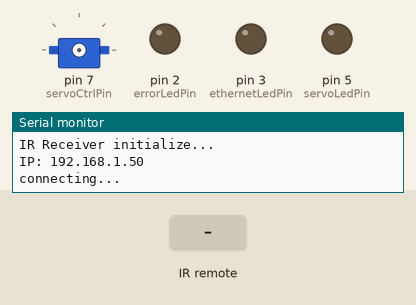
Simulated run of this sketch. Board: Arduino Uno, built with avr-gcc and run on an emulated ATmega328P. On the bench: servo, output pins drawn as LEDs (lit = HIGH), the last lines printed to the serial monitor. Inputs (shaded band) come from the test bench. WiFi joins after 1.5 s; servers stay silent unless stated; uploads are accepted with an empty reply.

Above: at 5.4 s.
5.5 s: infrared code 0xFD807F received
At 8.1 s:
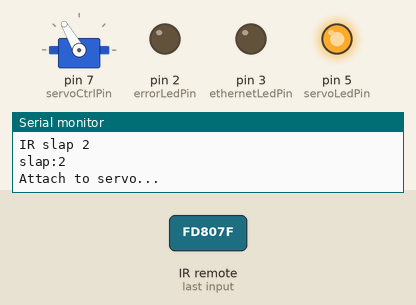
8.5 s: infrared code 0xFD28D7 received
At 9.7 s:
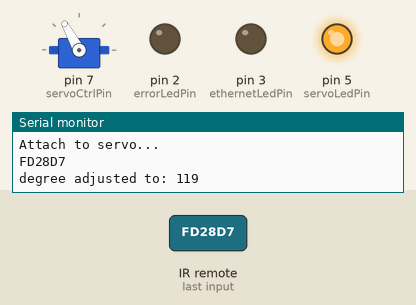
10.0 s: infrared code 0xFDA857 received
At 10.3 s:
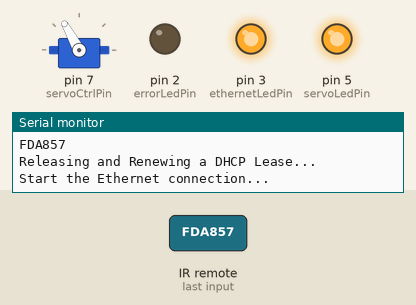
13.0 s: infrared code 0xFD00FF received
At 19.5 s:
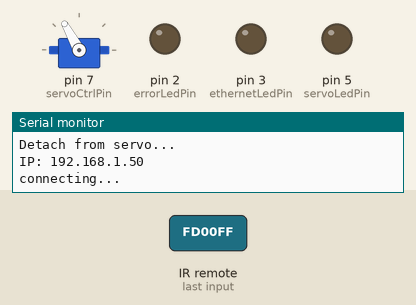
Timing chart, 0 to 20.1 s (numbered marks = the images above; inputs shaded):
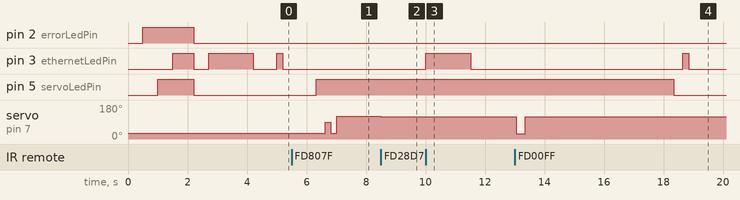

The sketch:

waiter_please_bot.ino
```cpp
#include <SPI.h>
#include <Ethernet.h>
#include <Servo.h>
#include <IRremote.h>

#define rc_btn_0       0xFDB04F
#define rc_btn_1       0xFD00FF
#define rc_btn_2       0xFD807F
#define rc_btn_3       0xFD40BF
#define rc_btn_4       0xFD20DF
#define rc_btn_left    0xFD28D7
#define rc_btn_right   0xFD6897
#define rc_btn_power   0xFDA857
#define rc_repeat      0xFFFFFFFF

// dump http content instead of evaluate. only for debug
const bool printResponseOnly = false;

const int servoCtrlPin    = 7; // servo controller pin
const int irRecvCtrlPin   = 6; // IR receiver receiver pin
const int servoLedPin     = 5; // servo moving indicator LED
const int ethernetLedPin  = 3; // ethernet working indicator LED
const int errorLedPin     = 2; // error indicator LED
const int initDeg = 120; // resting degree
int curDeg = initDeg; //current degree

// last time you connected to the server, in milliseconds
// delay between updates, in milliseconds
// the "L" is needed to use long type numbers
unsigned long lastConnectionTime = 0;
unsigned long lastServoShaftTime = 0;
const unsigned long postingInterval = 5L * 1000L;

// the full target url
char url[] = "http://httpbin.org:80/get?q=arduino&anyslap=1";
char * url_host;
int url_port;
char * url_path;

Servo myservo; //create servo object to control a servo
IRrecv irrecv(irRecvCtrlPin); // create instance of 'irrecv'
decode_results results;      // create instance of 'decode_results'

// have to assign a MAC address for your controller below
byte mac[] = { 0xDE, 0xAD, 0xBE, 0xEF, 0xFE, 0xED };
// set the static IP address to use if the DHCP fails to assign
IPAddress ip(192, 168, 0, 177);
// initialize the Ethernet client library
EthernetClient client;


// connect or reconnect to the Ethernet network
void ethernetConnect() {
  digitalWrite(ethernetLedPin, HIGH);
  Serial.println("Start the Ethernet connection...");
  if (Ethernet.begin(mac) == 0) {
    Serial.println("Failed to configure Ethernet using DHCP");
    // try to configure using IP address instead of DHCP:
    Ethernet.begin(mac, ip);
    digitalWrite(errorLedPin, HIGH);
  } else {
    digitalWrite(errorLedPin, LOW);
  }
  digitalWrite(ethernetLedPin, LOW);
  // print the Ethernet board/shield's IP address:
  Serial.print("My IP address: ");
  Serial.println(Ethernet.localIP());
}


void parseUrl() {
  char * pch;
  int i = 0;
  pch = strtok (url,":/");
  while (pch != NULL) {
    switch (++i) {
      case 2:
        url_host = pch;
        break;
      case 3:
        url_port = atoi(pch);
        break;
      case 4:
        url_path = pch;
        break;
    }
    pch = strtok (NULL,":/");
  }
}


// this method makes a HTTP connection to the server:
void httpRequest() {
  digitalWrite(ethernetLedPin, HIGH);
  // close any connection before send a new request.
  // This will free the socket on the WiFi shield
  client.stop();

  // print the Ethernet board/shield's IP address:
  Serial.print("IP: ");
  Serial.println(Ethernet.localIP());

  // if there's a successful connection:
  if (client.connect(url_host, url_port)) {
    Serial.println("connecting...");
    // send the HTTP GET request:
    client.print("GET /");
    client.print(url_path);
    client.println(" HTTP/1.1");
    client.print("Host: ");
    client.println(url_host);
    client.println("User-Agent: arduino-ethernet");
    client.println("Connection: close");
    client.println();
    digitalWrite(errorLedPin, LOW);
  } else {
    // if you couldn't make a connection:
    digitalWrite(errorLedPin, HIGH);
    Serial.println("connection failed");
  }
  // note the time that the connection was made:
  lastConnectionTime = millis();
  digitalWrite(ethernetLedPin, LOW);
}


int getHttpSlaps() {
  int slaps = 0;

  // if ten seconds have passed since last http request,
  // then do the request again and send data:
  if (millis() - lastConnectionTime > postingInterval) {
    httpRequest();
  }

  // if the client is available then read the stream
  if (client.available()) {
    if (printResponseOnly) {
      char contentBuffer[16];
      int readBytes;
      int i;
      while (client.available()) {
        readBytes = client.readBytes(contentBuffer, 15);
        for (i = 0; i < readBytes; i = i + 1) {
          Serial.write(contentBuffer[i]);
        }
      }
    } else {
      if (client.find((char*)"anyslap", 7)) {
        Serial.println("[http content found]");
        Serial.println("\treading client...");
        Serial.print("\t");
        while (client.available()) {
          char c = client.read();
          Serial.write(c);
          if (isDigit(c)) {
            slaps = c - '0';
            Serial.print("\n\tdigit found:");
            Serial.println(c);
            Serial.print("\tslap:");
            Serial.println(slaps);
            break;
          }
        }
      } else {
        Serial.println("[http content unmatched]");
      }
      Serial.print("slaps:");
      Serial.println(slaps);
      client.stop();
    }
  }
  return slaps;
}


unsigned long getIRCommand() {
  static unsigned long lastCommand = 0; // last IR command
  unsigned long currentCommand = 0; // current IR command
  if (irrecv.decode(&results)) { // have we received an IR signal?
    if (results.value != rc_repeat) {//repeat
      currentCommand = results.value;
      lastCommand = results.value;
    } else {
      Serial.println("repeat..");
      currentCommand = lastCommand;
    }
    irrecv.resume(); // receive the next value
    Serial.println(currentCommand, HEX);
  } else {
    currentCommand = 0;
  }
  return currentCommand;
}


void servoShaft(int angle) {
  if (!myservo.attached()) {
    digitalWrite(servoLedPin, HIGH);
    Serial.println("Attach to servo...");
    myservo.attach(servoCtrlPin);
    myservo.write(curDeg);
  }
  myservo.write(angle);
  // note the time that the connection was made:
  lastServoShaftTime = millis();
}


void doSlap(int slaps) {
  Serial.print("slap:");
  Serial.println(slaps);
  delay(50);
  servoShaft(curDeg - 90);
  delay(300);
  for(int i=1; i<slaps; i++){
    servoShaft(curDeg - 30);
    delay(200);
    servoShaft(curDeg - 90);
    delay(200);
  }
  servoShaft(curDeg);
  delay(300);
}


void setup() {
  // set up LEDs. greetings from the device
  pinMode(servoLedPin, OUTPUT);
  pinMode(ethernetLedPin, OUTPUT);
  pinMode(errorLedPin, OUTPUT);
  delay(500);
  digitalWrite(errorLedPin, HIGH);
  delay(500);
  digitalWrite(servoLedPin, HIGH);
  delay(500);
  digitalWrite(ethernetLedPin, HIGH);

  // Open serial communications
  Serial.begin(9600);
  Serial.println("\n      ( )");
  Serial.println("       H");
  Serial.println("       H");
  Serial.println("      _H_ ");
  Serial.println("   .-'-.-'-.");
  Serial.println("  /         \\");
  Serial.println(" |           |");
  Serial.println(" |   .-------'._");
  Serial.println(" |  / /  '.' '. \\");
  Serial.println(" |  \\ \\ @   @ / /");
  Serial.println(" |   '---------'");
  Serial.println(" |    _______|");
  Serial.println(" |  .'-+-+-+|");
  Serial.println(" |  '.-+-+-+|    Hello Peasants ");
  Serial.println(" |    \"\"\"\"\"\" |");
  Serial.println(" '-.__   __.-'");
  Serial.println("      \"\"\"\n\n");

  delay(500);
  digitalWrite(ethernetLedPin, LOW);
  digitalWrite(servoLedPin, LOW);
  digitalWrite(errorLedPin, LOW);
  delay(500);

  // Connect to ethernet
  ethernetConnect();
  parseUrl();

/*  Serial.println("Attach to servo...");
  digitalWrite(servoLedPin, HIGH);
  myservo.attach(servoCtrlPin);
  digitalWrite(servoLedPin, LOW);*/

  Serial.println("IR Receiver initialize...");
  irrecv.enableIRIn();

}


void loop() {
  //read slaps from http
  int slaps = getHttpSlaps();
  if (slaps) {
    Serial.println("HTTP slap");
    doSlap(slaps);
  }

  int command = getIRCommand();
  if (command != 0) {
    switch (command) {
      case rc_btn_left:
      case rc_btn_right:
        (command == rc_btn_left) ? (++curDeg) : (--curDeg);
        Serial.print("degree adjusted to: ");
        Serial.println(curDeg);
        servoShaft(curDeg);
        break;
      case rc_btn_power:
        // start the Ethernet connection:
        Serial.println("Releasing and Renewing a DHCP Lease...");
        ethernetConnect();
        break;
      case rc_btn_0:
        curDeg = initDeg;
        Serial.print("degree reseted to: ");
        Serial.println(curDeg);
        servoShaft(curDeg);
        break;
      case rc_btn_1:
        Serial.println("IR slap 1");
        doSlap(1);
        break;
      case rc_btn_2:
        Serial.println("IR slap 2");
        doSlap(2);
        break;
      case rc_btn_3:
        Serial.println("IR slap 3");
        doSlap(3);
        break;
      case rc_btn_4:
        Serial.println("IR slap 4");
        doSlap(4);
        break;
    }
    // avoid http "interruption" during remote control
    lastConnectionTime = millis();
    irrecv.resume(); //avoid long press repetition
  }

  // if ten seconds have passed since last servo shaft,
  // then let's detach from servo
  if ((millis() - lastServoShaftTime > postingInterval)
      && myservo.attached()) {
    Serial.println("Detach from servo...");
    myservo.detach();
    digitalWrite(servoLedPin, LOW);
  }

}
```

Measured:
- after the input at 5.5 s, pin 5 (servoLedPin): LOW → HIGH after 0.82 s; servo on pin 7 (servoCtrlPin): 30° → 90° after 1.1 s, → 30° 0.20 s later, → 120° 0.20 s later
- after the input at 8.5 s, servo on pin 7 (servoCtrlPin): 120° → 119° at once
- after the input at 10.0 s, pin 3 (ethernetLedPin): LOW → HIGH at once, → LOW 1.5 s later
- after the input at 13.0 s, pin 5 (servoLedPin): HIGH → LOW after 5.4 s instead of 0.50 s; servo on pin 7 (servoCtrlPin): 119° → 29° after 0.05 s, → 119° 0.30 s later
